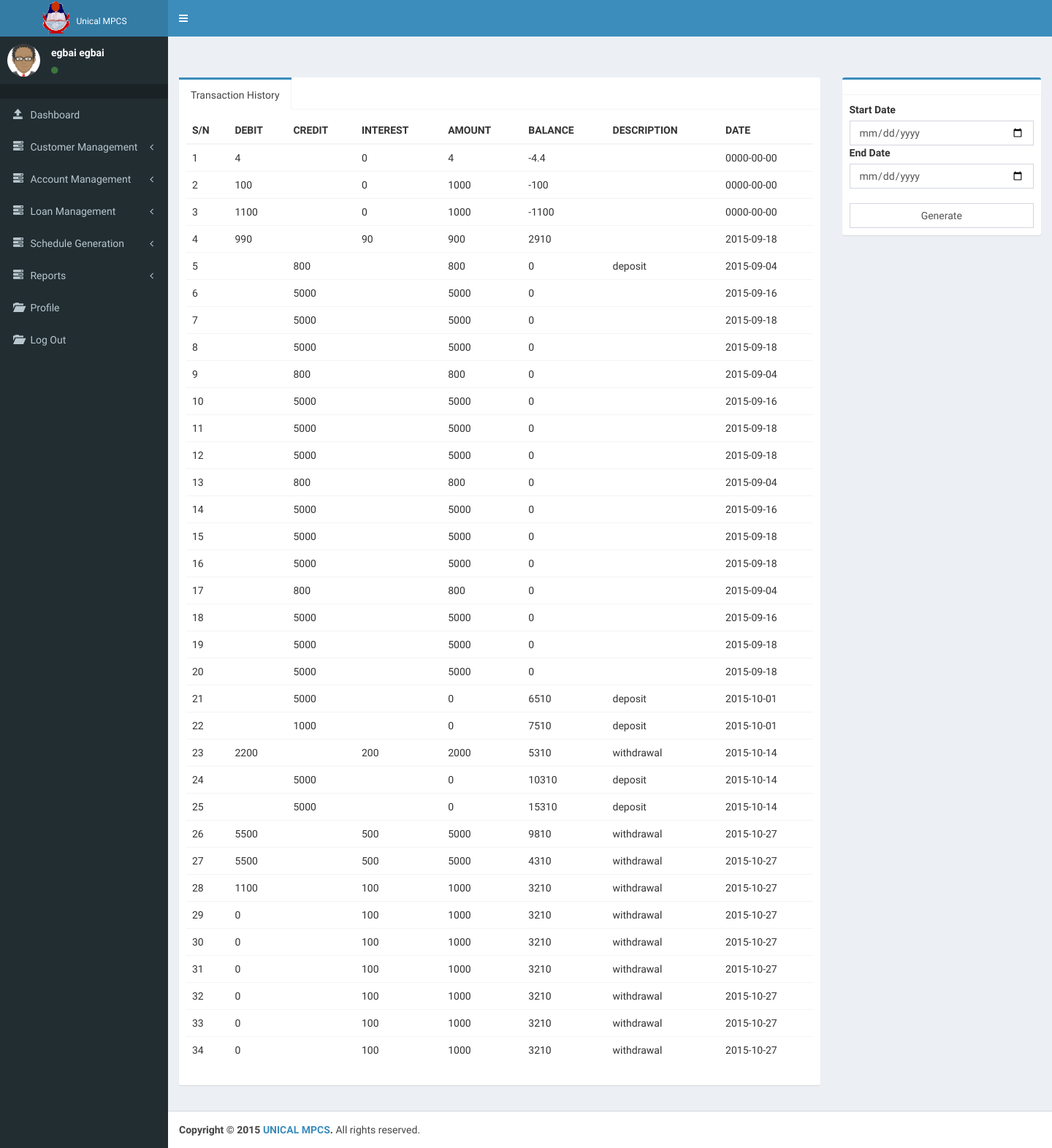
Page /teller/index.php?page=../dep_witd&id=TSA6046007 (signed in) on the committed database.
### tables this page shows
CREATE TABLE IF NOT EXISTS `customer` (
`id` int(11) NOT NULL,
  `middle_name` varchar(30) NOT NULL,
  `dob` date NOT NULL,
  `sex` text NOT NULL,
  `img_url` varchar(196) DEFAULT NULL,
  `faculty` int(11) DEFAULT NULL,
  `dept` int(11) DEFAULT NULL,
  `address` text,
  `phone` int(196) DEFAULT NULL,
  `state` text,
  `lga` text,
  `nok_name` text,
  `n_phone` int(11) DEFAULT NULL,
  `reg_date` date NOT NULL,
  `uname` varchar(124) NOT NULL,
  `pwd` text NOT NULL,
  `priviledge` int(124) NOT NULL,
  `email` varchar(124) DEFAULT NULL,
  `title` varchar(20) DEFAULT NULL,
  `surname` varchar(50) NOT NULL,
  `firstname` varchar(50) NOT NULL,
  `employee_no` varchar(124) DEFAULT NULL
);

CREATE TABLE IF NOT EXISTS `transaction` (
`id` int(11) NOT NULL,
  `debit` int(11) DEFAULT NULL,
  `credit` int(11) DEFAULT NULL,
  `date` date NOT NULL,
  `amount` float NOT NULL,
  `emp_id` int(11) NOT NULL,
  `balance` float NOT NULL,
  `total_deduction` float DEFAULT NULL,
  `acct_no` varchar(124) NOT NULL,
  `interest_amount` float DEFAULT NULL,
  `description` varchar(124) DEFAULT NULL,
  `bank_teller` varchar(124) DEFAULT NULL,
  `voucher_id` varchar(124) DEFAULT NULL
);

### conf/db_connect.php (called while the page is built, shortened)
<?php
function query($string){
$rs = mysql_query($string) or die(mysql_error());
return $rs;
}
function db_pic($id){
  $result = query("SELECT img_url FROM customer WHERE id='$id'");
  $row = mysql_fetch_array($result);
  $img = $row['img_url'];
  if(empty($img)){
  $img = "avatar.png";
  }
  return $img;
}
function name($id){
  $result = query("SELECT * FROM customer WHERE id='$id'");
  $row = mysql_fetch_array($result);
  $name = $row['surname'] ." " . $row['firstname'];
  return $name;
}
?>

### conf/misc.php (called while the page is built, shortened)
<?php
function classUpdate($string){
$class = " ";
    if(isset($_GET['page'])){
    $page =  $_GET['page'];
    return $class;
}
   return $class;
}
?>

### transaction_report.php (the view, shortened to what this page needs)
<?php
$top = "
<table class=table id=tableentry>
<thead>
  <tr>
    <th>S/N</th>
    <th>DEBIT</th>
    <th>CREDIT</th>
    <th>INTEREST</th>
    <th>AMOUNT</th>
    <th>BALANCE</th>
    <th>DESCRIPTION</th>
    <th>DATE</th>
  </tr>
</thead>
<tbody>";
$body = ' ';
$id = $_GET['id'];
$result = query("SELECT * FROM transaction WHERE acct_no='$id'");
$i = 0;
while($row = mysql_fetch_array($result)){
  ++$i;
  $date1 = $row['date'];
  $debit = $row['debit'];
  $credit = $row['credit'];
  $bal = $row['balance'];
  $amount = $row['amount'];
  $desc = $row['description'];
  $interest = $row['interest_amount'];
  $body .= "<tr>
  <td>$i</td>
  <td>$debit</td>
  <td>$credit</td>
  <td>$interest</td>
  <td>$amount</td>
  <td>$bal</td>
  <td>$desc</td>
  <td>$date1</td>
  </tr>";
  }
  $end = "</tbody></table><input type=text id=hid value=$id hidden/>";
  $htm = $top . $body . $end;
   echo $htm;
   ?>

### teller/index.php (shortened to what this page needs)
<!DOCTYPE html>
<?php
include('../conf/db_connect.php');
include ('../conf/misc.php');
$id = $_SESSION['id'];
?>
<html>
  <head>
    <link rel="stylesheet" href="../bootstrap/css/bootstrap.min.css">
    <link rel="stylesheet" href="https://maxcdn.bootstrapcdn.com/font-awesome/4.4.0/css/font-awesome.min.css">
    <link rel="stylesheet" href="https://code.ionicframework.com/ionicons/2.0.1/css/ionicons.min.css">
    <link rel="stylesheet" href="../dist/css/AdminLTE.min.css">
        <link rel="stylesheet" href="../arrange.css">
    <link rel="stylesheet" href="../dist/css/skins/skin-blue.min.css">
  </head>
  <body class="hold-transition skin-blue sidebar-mini">
    <div class="wrapper">
      <header class="main-header">
        <a href="index2.html" class="logo">
          <h2 style='margin:0px;'>
          <img src="../dist/img/unical.png" height="50px">
          <span style='font-size:12px;'>Unical MPCS</span>
          </h2>
        </a>
        <nav class="navbar navbar-static-top" role="navigation">
          <a href="#" class="sidebar-toggle" data-toggle="offcanvas" role="button">
          </a>
        </nav>
      </header>
      <aside class="main-sidebar">
        <section class="sidebar">
          <div class="user-panel">
            <div class="pull-left image">
              <img src="../dist/img/<?php echo db_pic($id); ?>" class="img-circle" alt="User Image">
            </div>
            <div class="pull-left info">
              <p><?php echo name($id); ?></p>
              <a href="#"><i class="fa fa-circle text-success"></i></a>
            </div>
          </div>
          <ul class="sidebar-menu">
            <li class="header"></li>
            <li class="<?php echo classUpdate(""); ?>"><a href="index.php"><i class="glyphicon glyphicon-open"></i> <span>Dashboard</span></a></li>
            <li class="treeview">
              <a href="#"><i class="glyphicon glyphicon-tasks"></i> <span>Customer Management</span> <i class="fa fa-angle-left pull-right"></i></a>
            </li>
            <li class="treeview">
              <a href="#"><i class="glyphicon glyphicon-tasks"></i> <span>Account Management</span> <i class="fa fa-angle-left pull-right"></i></a>
            </li>
            <li class="treeview">
              <a href="#"><i class="glyphicon glyphicon-tasks"></i> <span>Loan Management</span> <i class="fa fa-angle-left pull-right"></i></a>
            </li>
            <li class="treeview">
              <a href="#"><i class="glyphicon glyphicon-tasks"></i> <span>Schedule Generation</span> <i class="fa fa-angle-left pull-right"></i></a>
            </li>
            <li class="treeview">
              <a href="#"><i class="glyphicon glyphicon-tasks"></i> <span>Reports</span> <i class="fa fa-angle-left pull-right"></i></a>
            </li>
            <li><a href="index.php?page=profile"><i class="glyphicon glyphicon-folder-open"></i> <span>Profile</span></a></li>
            <li><a href="../logout.php"><i class="glyphicon glyphicon-folder-open"></i> <span>Log Out</span></a></li>
                      </ul>
        </section>
      </aside>
      <div class="content-wrapper">
        <section class="content-header">
          <h1>
          </h1>
                </section>
        <section class="content">
          <?php
      $page = '';
          if (!empty($_GET['page'])) {
          $page .= $_GET['page'] . '.php';
          include($page);
          }
      else{
      include('../dashboard.php');
      }
      ?>
      <footer class="main-footer">
        <strong>Copyright &copy; 2015 <a href="#">UNICAL MPCS</a>.</strong> All rights reserved.
      </footer>
  </body>
</html>

### rows in the picture
customer: name($id) "egbai egbai"
transaction: debit "4", interest_amount "0", amount "4", balance "-4.4", date "0000-00-00"
transaction: debit "100", interest_amount "0", amount "1000", balance "-100", date "0000-00-00"
transaction: debit "1100", interest_amount "0", amount "1000", balance "-1100", date "0000-00-00"
transaction: debit "990", interest_amount "90", amount "900", balance "2910", date "2015-09-18"
transaction: credit "800", amount "800", balance "0", description "deposit", date "2015-09-04"
transaction: credit "5000", amount "5000", balance "0", date "2015-09-16"
transaction: credit "5000", amount "5000", balance "0", date "2015-09-18"
transaction: credit "5000", amount "5000", balance "0", date "2015-09-18"
transaction: credit "800", amount "800", balance "0", date "2015-09-04"
transaction: credit "5000", amount "5000", balance "0", date "2015-09-16"
transaction: credit "5000", amount "5000", balance "0", date "2015-09-18"
transaction: credit "5000", amount "5000", balance "0", date "2015-09-18"
transaction: credit "800", amount "800", balance "0", date "2015-09-04"
transaction: credit "5000", amount "5000", balance "0", date "2015-09-16"
transaction: credit "5000", amount "5000", balance "0", date "2015-09-18"
transaction: credit "5000", amount "5000", balance "0", date "2015-09-18"
transaction: credit "800", amount "800", balance "0", date "2015-09-04"
transaction: credit "5000", amount "5000", balance "0", date "2015-09-16"
transaction: credit "5000", amount "5000", balance "0", date "2015-09-18"
transaction: credit "5000", amount "5000", balance "0", date "2015-09-18"
transaction: credit "5000", amount "0", balance "6510", description "deposit", date "2015-10-01"
transaction: credit "1000", amount "0", balance "7510", description "deposit", date "2015-10-01"
transaction: debit "2200", interest_amount "200", amount "2000", balance "5310", description "withdrawal", date "2015-10-14"
transaction: credit "5000", amount "0", balance "10310", description "deposit", date "2015-10-14"
transaction: credit "5000", amount "0", balance "15310", description "deposit", date "2015-10-14"
transaction: debit "5500", interest_amount "500", amount "5000", balance "9810", description "withdrawal", date "2015-10-27"
transaction: debit "5500", interest_amount "500", amount "5000", balance "4310", description "withdrawal", date "2015-10-27"
transaction: debit "1100", interest_amount "100", amount "1000", balance "3210", description "withdrawal", date "2015-10-27"
transaction: debit "0", interest_amount "100", amount "1000", balance "3210", description "withdrawal", date "2015-10-27"
transaction: debit "0", interest_amount "100", amount "1000", balance "3210", description "withdrawal", date "2015-10-27"
transaction: debit "0", interest_amount "100", amount "1000", balance "3210", description "withdrawal", date "2015-10-27"
transaction: debit "0", interest_amount "100", amount "1000", balance "3210", description "withdrawal", date "2015-10-27"
transaction: debit "0", interest_amount "100", amount "1000", balance "3210", description "withdrawal", date "2015-10-27"
transaction: debit "0", interest_amount "100", amount "1000", balance "3210", description "withdrawal", date "2015-10-27"
